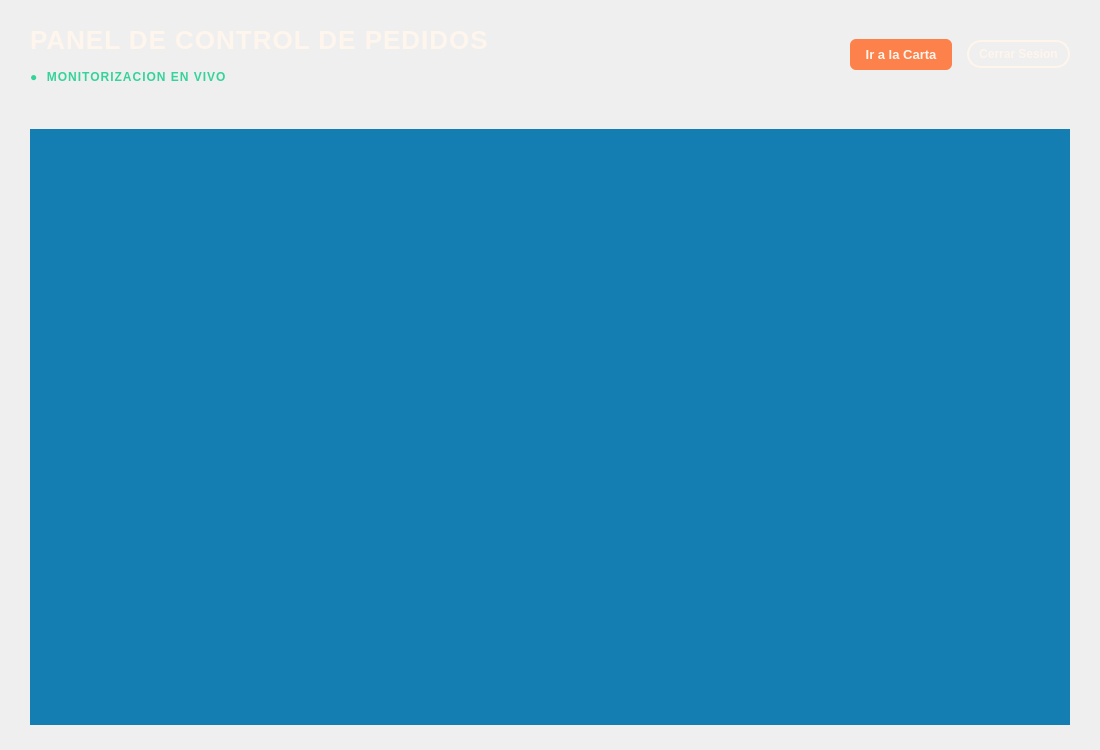
<?xml version="1.0" encoding="UTF-8"?>
<ui version="4.0">
 <class>PedidosUI</class>
 <widget class="QWidget" name="PedidosUI">
  <property name="geometry">
   <rect><x>0</x><y>0</y><width>1100</width><height>750</height></rect>
  </property>
  <property name="minimumSize">
   <size><width>1000</width><height>650</height></size>
  </property>
  <property name="styleSheet">
   <string>PedidosUI { background-color: #147DB2; } QWidget { color: #FEF5ED; font-family: 'Segoe UI', Arial; }</string>
  </property>

  <layout class="QVBoxLayout" name="mainLayout">
   <property name="spacing"><number>15</number></property>
   <property name="leftMargin"><number>30</number></property>
   <property name="topMargin"><number>25</number></property>
   <property name="rightMargin"><number>30</number></property>
   <property name="bottomMargin"><number>25</number></property>

   <item>
    <layout class="QHBoxLayout" name="headerLayout">

     <item>
      <layout class="QVBoxLayout" name="tituloBloque">
       <item>
        <widget class="QLabel" name="lblTitulo">
         <property name="styleSheet"><string>font-size: 26px; font-weight: 800; letter-spacing: 1px; color: #FEF5ED; background: transparent;</string></property>
         <property name="text"><string>PANEL DE CONTROL DE PEDIDOS</string></property>
        </widget>
       </item>
       <item>
        <widget class="QLabel" name="lblEnVivo">
         <property name="styleSheet"><string>color: #34D399; font-size: 12px; font-weight: 700; letter-spacing: 1px; background: transparent;</string></property>
         <property name="text"><string>●  MONITORIZACION EN VIVO</string></property>
        </widget>
       </item>
      </layout>
     </item>

     <item>
      <spacer name="headerSpacer">
       <property name="orientation"><enum>Qt::Horizontal</enum></property>
       <property name="sizeHint" stdset="0"><size><width>40</width><height>20</height></size></property>
      </spacer>
     </item>

     <item>
      <widget class="QPushButton" name="btnIrCarta">
       <property name="cursor"><cursorShape>PointingHandCursor</cursorShape></property>
       <property name="styleSheet"><string>QPushButton { background-color: #FC814A; color: #FEF5ED; font-weight: bold; border-radius: 6px; padding: 8px 15px; font-size: 13px; } QPushButton:hover { background-color: #E66E3A; }</string></property>
       <property name="text"><string>Ir a la Carta</string></property>
       <property name="visible"><bool>false</bool></property>
      </widget>
     </item>

     <item>
      <widget class="QPushButton" name="btnCerrarSesion">
       <property name="cursor"><cursorShape>PointingHandCursor</cursorShape></property>
       <property name="maximumWidth"><number>120</number></property>
       <property name="styleSheet"><string>QPushButton { background-color: transparent; border: 2px solid #FEF5ED; border-radius: 14px; color: #FEF5ED; font-weight: bold; padding: 5px 10px; font-size: 12px; } QPushButton:hover { background-color: rgba(254, 245, 237, 0.1); }</string></property>
       <property name="text"><string>Cerrar Sesion</string></property>
      </widget>
     </item>

    </layout>
   </item>

   <item>
    <widget class="QFrame" name="filtrosContenedor">
     <property name="styleSheet"><string>background: transparent;</string></property>
     <layout class="QHBoxLayout" name="filtrosLayout">
      <property name="spacing"><number>10</number></property>
      <property name="leftMargin"><number>0</number></property>
      <property name="topMargin"><number>10</number></property>
      <property name="rightMargin"><number>0</number></property>
      <property name="bottomMargin"><number>5</number></property>
     </layout>
    </widget>
   </item>

   <item>
    <widget class="QScrollArea" name="areaDesplazamiento">
     <property name="widgetResizable"><bool>true</bool></property>
     <property name="styleSheet"><string>QScrollArea { border: none; background-color: #147DB2; } QScrollBar:vertical { border: none; background: #072D44; width: 10px; margin: 0px; border-radius: 5px; } QScrollBar::handle:vertical { background: #FC814A; min-height: 20px; border-radius: 5px; } QScrollBar::add-line:vertical, QScrollBar::sub-line:vertical { background: none; }</string></property>
     <widget class="QWidget" name="contenidoScroll">
      <property name="styleSheet"><string>background-color: #147DB2;</string></property>
      <layout class="QVBoxLayout" name="cardsLayout">
       <property name="spacing"><number>18</number></property>
       <property name="leftMargin"><number>5</number></property>
       <property name="topMargin"><number>5</number></property>
       <property name="rightMargin"><number>5</number></property>
       <property name="bottomMargin"><number>5</number></property>
       <item>
        <spacer name="spacerBottom">
         <property name="orientation"><enum>Qt::Vertical</enum></property>
        </spacer>
       </item>
      </layout>
     </widget>
    </widget>
   </item>

  </layout>
 </widget>
</ui>
